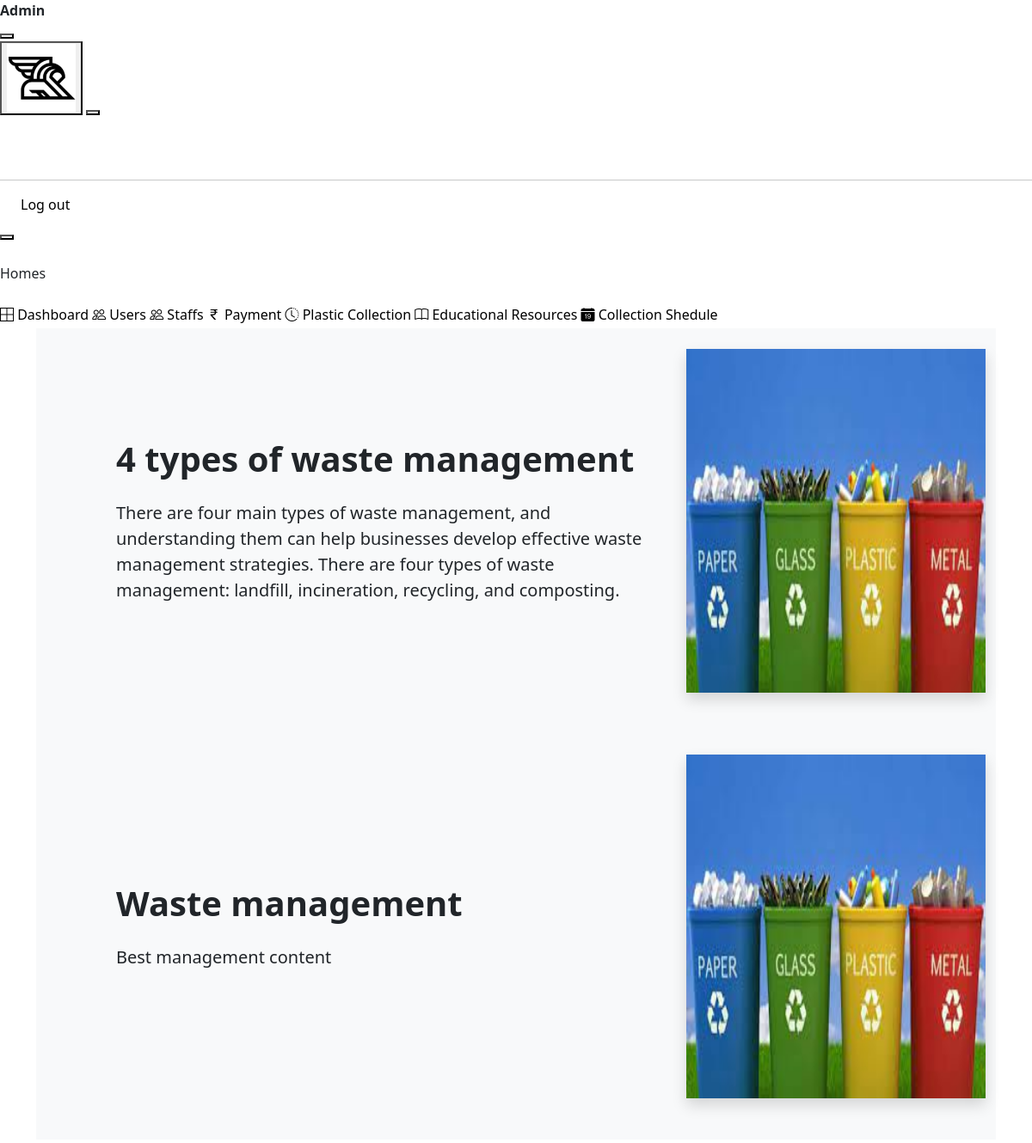
Page /educational_content_view (signed in) on the committed database.
### smApp/models.py (models this page shows, shortened)
class EducationalResource(models.Model):
    title = models.CharField(max_length=100)
    content = models.TextField()
    image = models.ImageField(upload_to='educational_resources/', null=True, blank=True)

### smApp/views.py (the view)
# urls.py: path('educational_content_view', views.educational_content_view, name='educational_content_view'),
def educational_content_view(request):
    user_id = request.session['user_id']
    user = User.objects.filter(id=user_id).first()
    role = user.is_user
    contents = EducationalResource.objects.all()
    context = {
        'contents':contents,
        'role':role
    }
    return render(request,'educational_content_view.html',context)

### smApp/context_processor.py (called while the page is built)
def global_context(request):
    user_id = request.session['user_id']
    today = date.today()
    start_date = today
    end_date = today + timedelta(days=2)
    filtered_data = PlasticCollectionSchedule.objects.filter(date__range=(start_date, end_date), user=user_id)
    print(filtered_data)
    context = {
        'filtered_data':filtered_data,
        'count':filtered_data.count()
    }
    return context

### templates/educational_content_view.html (shortened to what this page needs)
{% extends 'admin_index.html' %} {% block content %}
<link
  href="https://cdn.jsdelivr.net/npm/bootstrap@5.3.3/dist/css/bootstrap.min.css"
  rel="stylesheet"
/>
{% for content in contents %}
<div class="container" style="">
  <div
    class="row flex-lg-row-reverse align-items-center bg-light col-xxl-10 mx-auto py-4"
  >
    <div class="col-lg-4 ms-lg-4">
      <div style="" class="lc-block mb-4">
        <img style="width: 500px; height: 400px ;"
          class="img-fluid shadow"
          src="{{ content.image.url }}"
          alt=""
        />
      </div>
    </div>
    <div class="col-lg-7 ps-lg-4">
      <div class="lc-block mb-4">
        <div editable="rich">
          <h1 class="rfs-30 fw-bold">{{ content.title }}</h1>
        </div>
      </div>
      <div class="lc-block mb-4">
        <div editable="rich">
          <p class="lead">
            {{ content.content }}
          </p>
        </div>
      </div>
    </div>
  </div>
</div>
{% endfor %}
{% endblock %}

### static/css/style.css (style rules this page uses)
body { font-family: "Poppins", sans-serif; color: #040000; background-color: #ffffff; overflow-x: hidden; }

### rows in the picture
EducationalResource: image (picture), title "4 types of waste management", content "There are four main types of waste management, and understanding them can help businesses develop effective waste management strategies. There are four types of waste management: landfill, incineration, recycling, and composting."
EducationalResource: image (picture), title "Waste management", content "Best management content"
